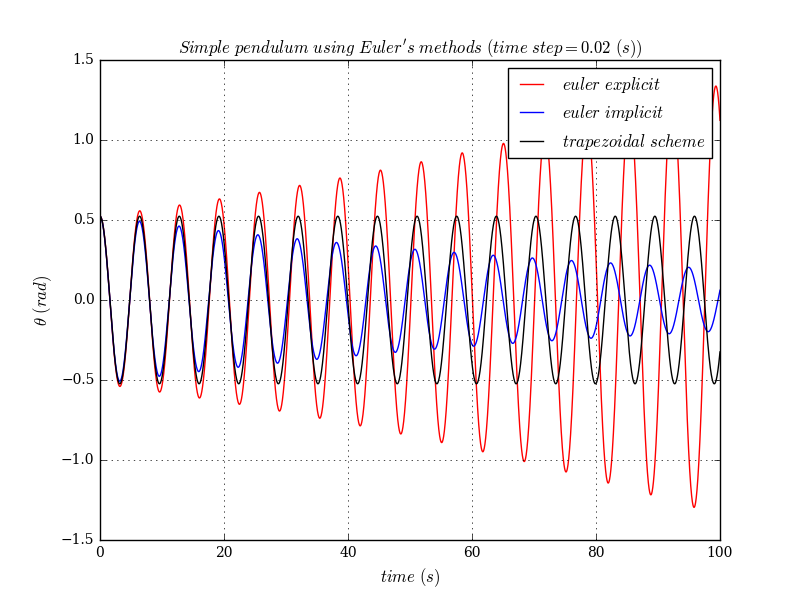

Source code (Python):
#!/usr/bin/env python
# File: problem.py
# Name: D.Saravanan
# Date: 02/12/2021

""" Script to compute the angular displacement and angular velocity for a simple
pendulum using Euler's method """

import numpy as np
import matplotlib.pyplot as plt

plt.style.use('classic')
plt.rcParams.update(
    {
        "font.family": "serif",
        "font.size": 10,
        "axes.labelsize": 12,
        "axes.titlesize": 12,
        "figure.titlesize": 12,
    }
)


t_ = 100
dt = 0.02
N = int(t_/dt)
t = np.zeros(N+1)

theta1 = np.ones(N+1)
omega1 = np.ones(N+1)

theta1[0] = np.pi/6
omega1[0] = 0.0

theta2 = np.ones(N+1)
omega2 = np.ones(N+1)

theta2[0] = np.pi/6
omega2[0] = 0.0

theta3 = np.ones(N+1)
omega3 = np.ones(N+1)

theta3[0] = np.pi/6
omega3[0] = 0.0

for k in range(0, N):

    t[k+1] = t[k] + dt

    # forward euler
    theta1[k+1] = theta1[k] + omega1[k] * dt
    omega1[k+1] = omega1[k] - np.sin(theta1[k]) * dt

    # backward euler
    theta2[k+1] = theta2[k] + (omega2[k] - np.sin(theta2[k]) * dt) * dt
    omega2[k+1] = omega2[k] - np.sin(theta2[k] + omega2[k] * dt) * dt

    # trapezoidal scheme
    theta3[k+1] = theta3[k]+(dt/2)*(omega3[k]+omega3[k] - np.sin(theta3[k])*dt)
    omega3[k+1] = omega3[k]-(dt/2)*(np.sin(theta3[k])+np.sin(theta3[k]+dt*omega3[k]))


figure, ax = plt.subplots()
ax.plot(t, theta1, 'r-', label=r'$euler\ explicit$')
ax.plot(t, theta2, 'b-', label=r'$euler\ implicit$')
ax.plot(t, theta3, 'k-', label=r'$trapezoidal\ scheme$')
ax.set(xlabel=r"$time\ (s)$", ylabel=r"$\theta\ (rad)$")
ax.set_title(r"$Simple\ pendulum\ using\ Euler's\ methods\ (time\ step = {}\ (s))$".format(dt)) 
ax.grid(True); ax.legend()
plt.savefig('problem.png')
